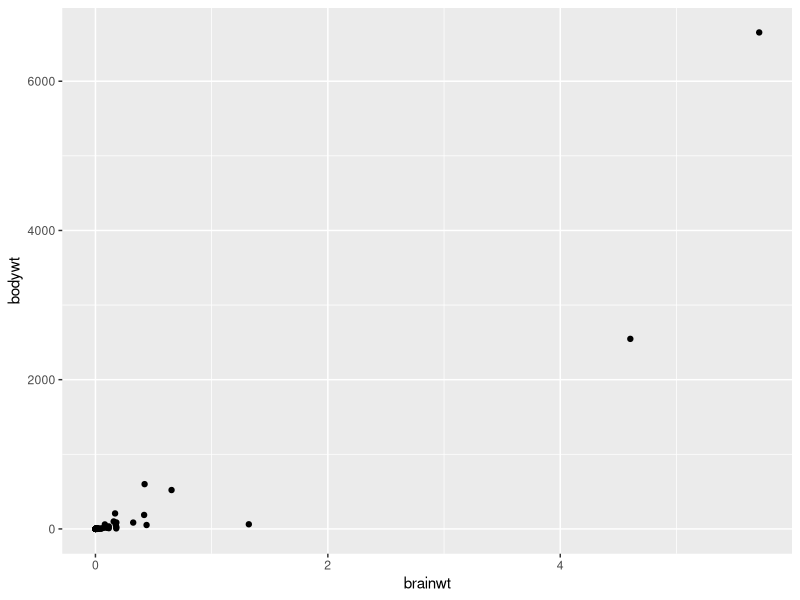
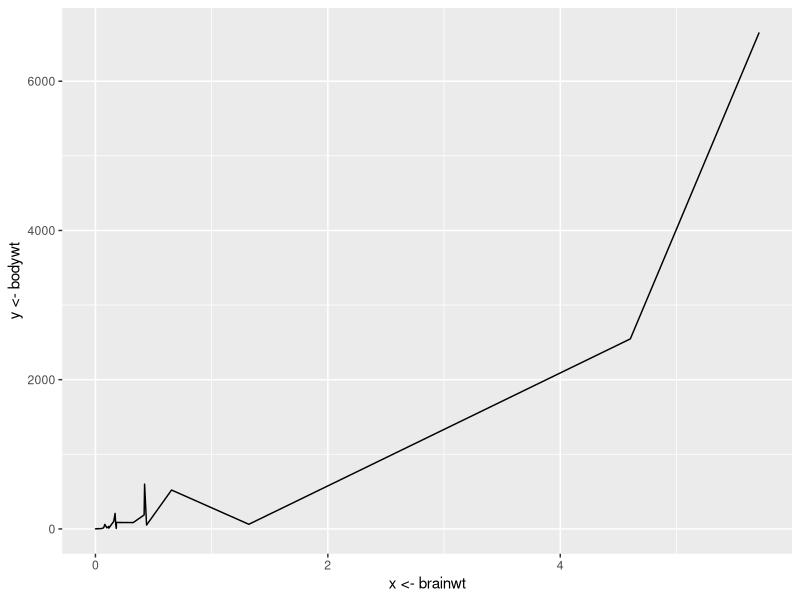
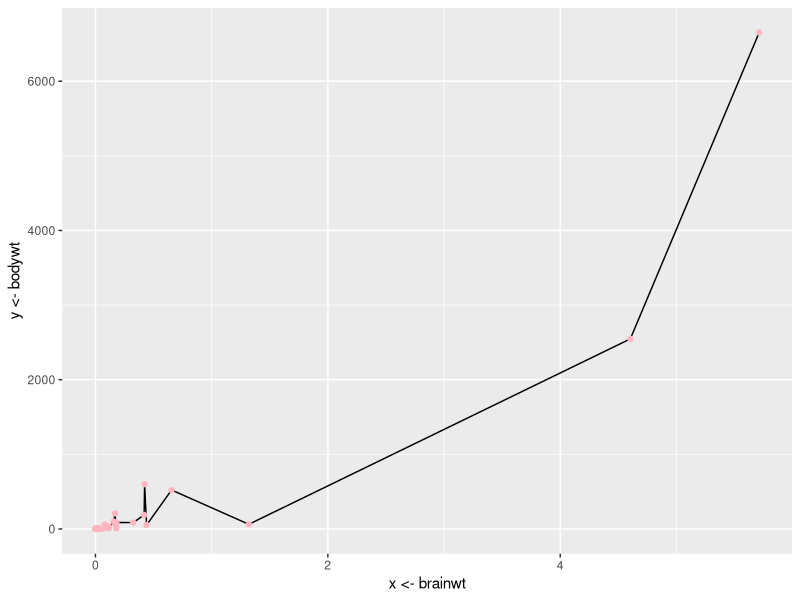
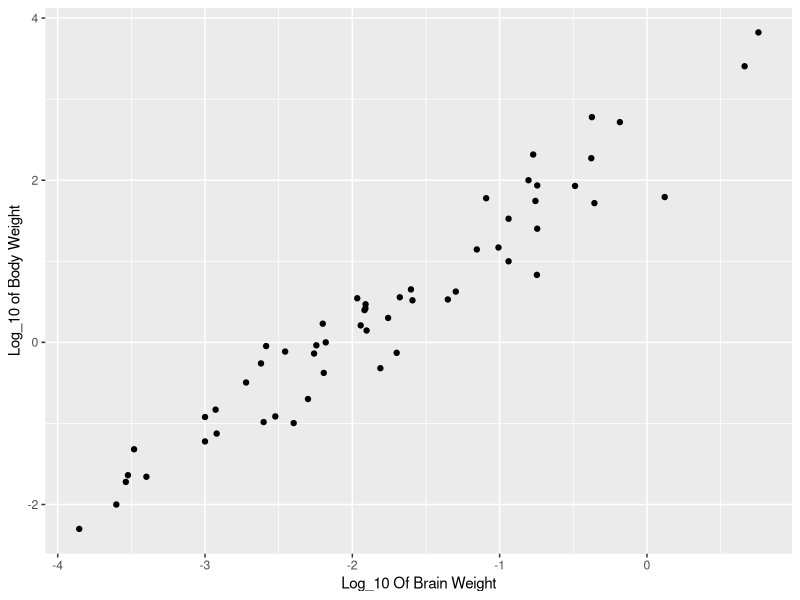
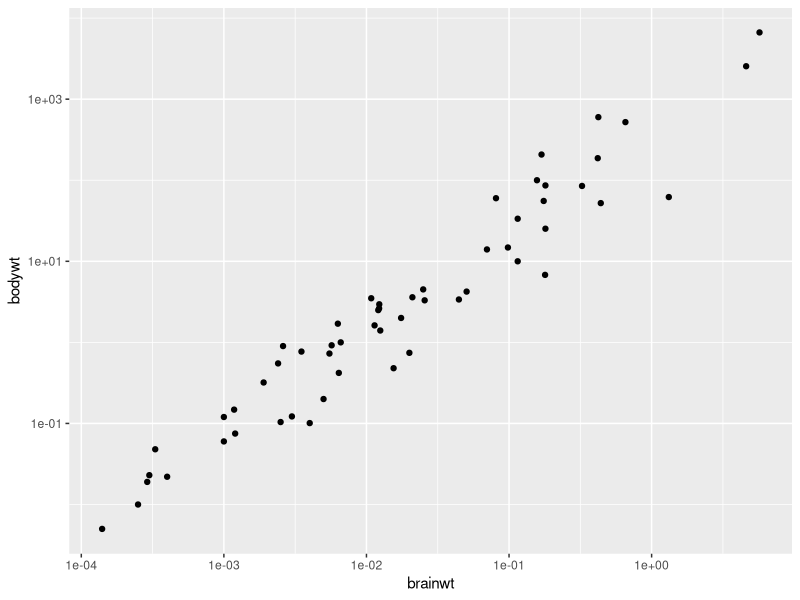
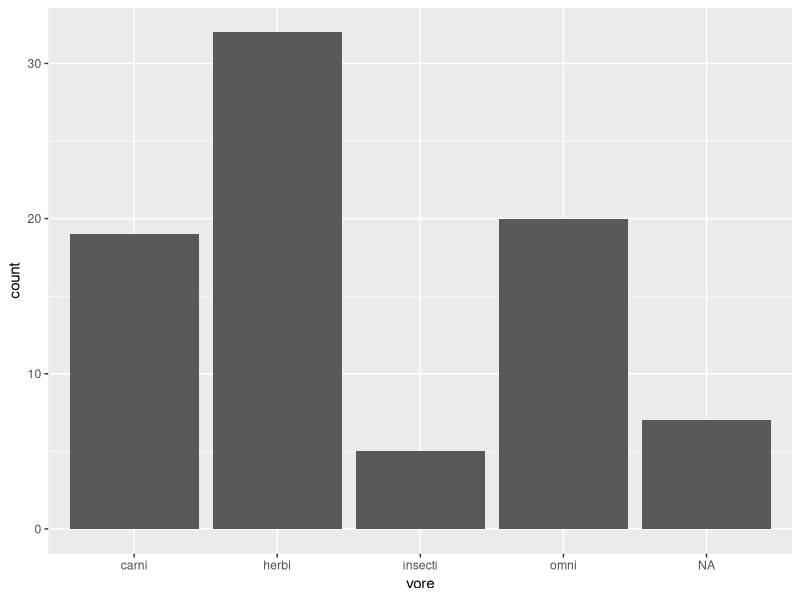
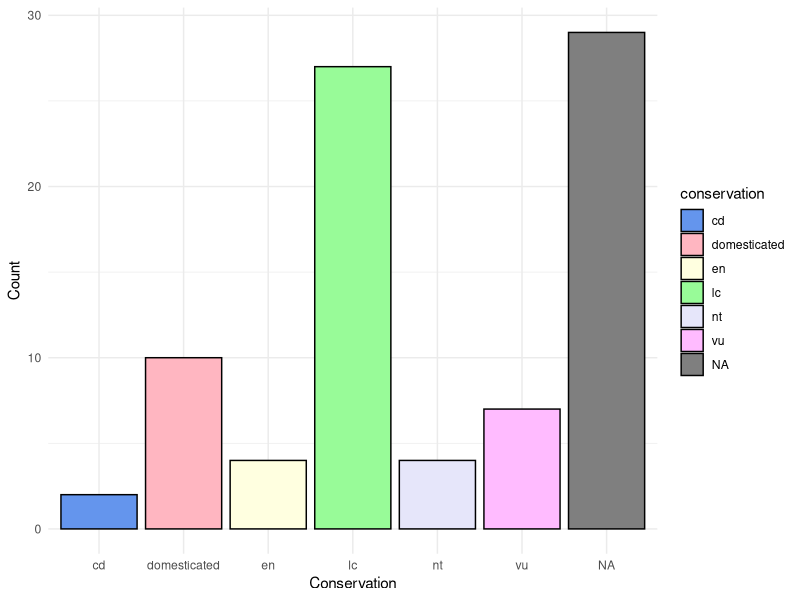
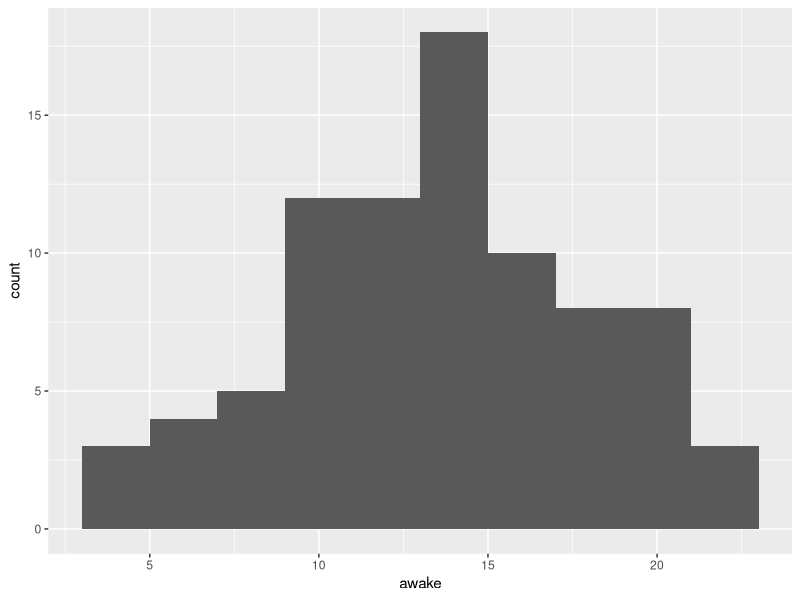

These charts were generated, in order, by the following R code:
## ---- chunk 1
knitr::opts_chunk$set(echo = TRUE, cache = FALSE, fig.width = 6, fig.height = 4)
options(width = 55)
library(tidyverse)
library(dplyr)
## ---- chunk 2
ggplot(msleep, aes(x = brainwt, y = bodywt)) +
  geom_point()
## ---- chunk 3
ggplot(msleep, aes( x <- brainwt, y <- bodywt)) +
  geom_line()
## ---- chunk 4
ggplot(msleep, aes( x <- brainwt, y <- bodywt)) +
  geom_line() +
  geom_point(color = 'lightpink')
## ---- chunk 5
msleep2 = mutate(msleep, 
logbrain = log10(brainwt),
logbody = log10(bodywt))

ggplot(msleep2, aes(x = logbrain, y = logbody))+
geom_point()+
labs(x = 'Log_10 Of Brain Weight', y = 'Log_10 of Body Weight')
## ---- chunk 6
ggplot(msleep, aes(x = brainwt, y = bodywt)) +
  geom_point() +
  scale_y_log10()+
  scale_x_log10()
## ---- chunk 7
ggplot(msleep, aes(x = vore)) +
  geom_bar()
## ---- chunk 8
ggplot(msleep, aes(x <- conservation, fill = conservation)) +
  geom_bar(color = "black") +
  theme_minimal() +
    labs(x = "Conservation", y = "Count") +
  scale_fill_manual(values = c("cornflowerblue", "lightpink","lightyellow",
                               "palegreen","lavender", "plum1", "cadetblue3"))


## ---- chunk 9
ggplot(msleep, aes(x = awake)) +
  geom_histogram(bins = 10)
## ---- chunk 10
ggplot(msleep, aes(x = awake)) +
  geom_histogram(bins = 10, color = 'black', fill = "aquamarine") 

ggplot(msleep, aes (x = awake)) +
  geom_boxplot(color = 'hotpink', fill = 'lightpink') +
  theme_minimal()

## ---- chunk 11
ggplot(msleep, aes(x = conservation, y = sleep_total, 
                   fill = conservation)) +
  geom_boxplot() + 
  labs(x = "Conservation Status", 
       y = "Total Sleep Time ", 
       fill = "Conservation ")
## ---- chunk 12
ggplot(msleep, aes(x = vore, y = sleep_rem, fill = vore)) +
  geom_boxplot() +
  labs( x = "Diet",
        y = "REM Sleep Time",
        fill = "Diet")
## ---- chunk 13
ggplot(msleep2, aes(x = logbody, fill = vore)) +
  geom_density(alpha = 0.5) + 
  labs(x = "Log(Body Weight)", y = "Density", 
       title = "Density Plots of Log(Body Weight)") +
  theme(axis.title = element_text(size = 16),
        plot.title = element_text(face = 'bold')) 
## ---- chunk 14
college = read_csv("CollegeDistance.csv", show_col_types = F)
## ---- chunk 15
ggplot(college, aes(x = gender, fill = gender)) +
  geom_bar(color = 'black') +
  labs(x = "Gender", y = "Frequency") +
  scale_fill_manual(values = c('hotpink','cornflowerblue'))
  
## ---- chunk 16
ggplot(college, aes(x = "", y = ethnicity, fill = ethnicity)) +
  geom_bar(stat = "identity") +
  coord_polar("y")

## ---- chunk 17
cbPalette <- c("#999999", "#E69F00", "#56B4E9", "#009E73", 
               "#F0E442", "#0072B2", "#D55E00", "#CC79A7")
## ---- chunk 18
ggplot(college, aes(x = income, fill = ethnicity)) +
  geom_bar(color = "black", position = "fill") + 
  scale_fill_manual(values = cbPalette, labels = c("African American",
                                                   "Hispanic",
                                                   "Other")) +
  labs(x = "Income Level", y = "Proportion", fill = "Ethnicity") 
  
  
## ---- chunk 19
ggplot(college, aes(x = income, fill = ethnicity)) +
  geom_bar(color = "black", position = "fill") + 
  scale_fill_brewer(palette = 'Set3', labels = c("African American",
                                                   "Hispanic",
                                                   "Other")) +
  labs(x = "Income Level", y = "Proportion", fill = "Ethnicity") 
  
  
## ---- chunk 20
ggplot(college, aes(x = unemp, y = tuition, color = region)) +
  geom_point() +
  labs(x = "Unemployment Rate", y = "Average 4 Year College Tuition (in thousands)", title = "College Tuition and Employment") +
  theme(plot.title = element_text(size = 14, face = "bold"),
        axis.title = element_text(size = 14)) +
  scale_y_continuous(name = "Average 4 Year College Tuition (in thousands)"
                   , breaks = seq(0, 2, 0.25))

## ---- chunk 21
ggplot(college, aes(x = distance)) +
  geom_histogram(color = "black", fill = "mediumpurple3") +
  labs(x = "Distance in Miles", y = 'Frequency', title = "Distance from
       College") +
  theme_minimal()
  
## ---- chunk 22
ggplot(college, aes(x = score, y = income, fill = income)) +
  geom_boxplot() +
  labs(x = 'Score', y = 'Income', fill = "income", title = 
         "Boxplots of Score by Income") +
  scale_fill_manual(values = c("lightgoldenrod1","palegreen1")) +
  theme_bw()
## ---- chunk 23
ggplot(college, aes(x = gender, fill = ethnicity)) +
  geom_bar(color = "black", position = "dodge")
## ---- chunk 24
al = read_csv('airlines.csv')
al$airline <- as.factor(al$airline)
str(al)

## ---- chunk 25
al <- al |>
  rename(Airline = airline)

ggplot(al, aes(x = year, y = cost, color = Airline)) +
  geom_line(aes(linetype = Airline)) +
  geom_point() +
    scale_color_manual(values = cbPalette) +
  labs(x = "Year", y = "Cost (in thousands)",
       title ="Scatter Plot of Cost by Year", color = "Airline") +
    scale_x_continuous(breaks = seq(0,14,2)) +
  scale_y_continuous(breaks = seq(0, 5000000, 1000000), 
                     labels = seq(0, 5000000, 1000000)) +
  theme(plot.title = element_text(size = 18, face = "bold"),
          axis.title = element_text(size = 14)) 

## ---- chunk 26
ggplot(al, aes(x = year, y = cost)) +
 geom_point() + facet_grid(cols = vars(Airline), labeller = label_both) + geom_line()
